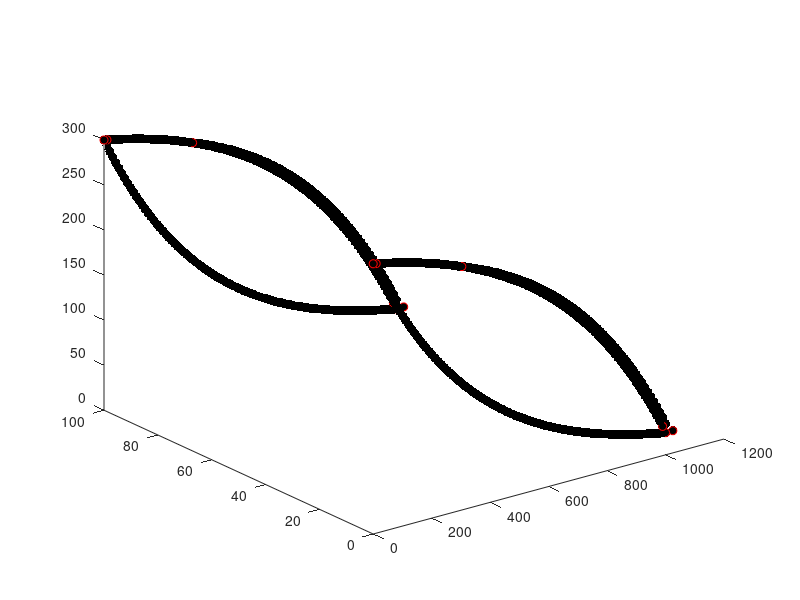

MATLAB code to generate this figure:
%% Here's how the node list is going to be set up:
%  . == basal nodes
%  o == surface nodes
% (xxx) == node # in node list 
%
%       o(2*b+s+1)____
%      /              ____
% (2*b+1)  .(b+1)         ---_____             
%    o____                         --------____   (2*b + 2*s)        
%  ./         ------_________                ----____o
%  1\____                    ___________________    / \. (2*b)
%        \__________                            ---o  /(2*b + s)
%                   -----------____________________\./ (b)
%
%%
clear;clf;
% first: what are you going to call this poly file?
str = 'lense3D_endeb.poly';

x_nodes = 100;                           % number nodes in X-dir
L = 1000;                                % length of domain in X-dir
x = linspace(0,L,x_nodes);               % X-dir


% simple testing:
% bas = zeros(length(x),1);
% srf = 100*ones(length(x),1);
% srf = srf(2:end-1);
% xsrf = x(2:end-1);

basal = 300*exp(-x/400);            % basal position function
a =  -28.3223;                      % ???
n_basal = 2.37e-03;                 % ???
c = 328.3223;                       % ???
surface = a*exp(n_basal*x)+c;       % surface position function
surface = surface(2:end-1);         % trimming the surface topo
x_surface = x(2:end-1);             % x corresponding to # surface pts.
%% dz determination

debris_start = 300;
debris_thickness = 10;
xmax = max(x);


xdebris = x(x > debris_start);
zdebris = [surface(x_surface > debris_start) basal(end)];

%find the slope of the debris thickness increase
m = debris_thickness/(xmax - debris_start);
dz = m*(xdebris-debris_start); %y = mx, equal to thickness of debris on top of surface

zdebris = zdebris + dz; 
debris_end = [debris_thickness+xmax, basal(end)]; %[x, z]

xdebris = [xdebris debris_end(1)+1.5*debris_thickness]; %Make it a bit extra thick at the base by adding 1.5* debris thickness to x value
zdebris = [zdebris debris_end(2)];

glacier_width = 100;                        % width between Y0 / Y1 faces

n_basal = length(basal);        %num basal nodes
n_surface = length(surface);    %num surface nodes
n_debris = length(xdebris);

% useful corner nodes:

b1 = 1;
b2 = n_basal;
b3 = n_basal+1;
b4 = 2*n_basal;

s1 = 2*n_basal + 1;
s2 = 2*n_basal + n_surface;
s3 = 2*n_basal + n_surface + 1;
s4 = 2*n_basal + 2*n_surface;

d1 = 2*n_basal + 2*n_surface + 1;
d2 = 2*n_basal + 2*n_surface + n_debris;
d3 = 2*n_basal + 2*n_surface + n_debris + 1;
d4 = 2*n_basal + 2*n_surface + 2*n_debris;

ds1 = 2*n_basal + n_surface - n_debris + 3;
ds2 = 2*n_basal + 2*n_surface - n_debris + 3;

corners = [b1 b2 b3 b4 s1 s2 s3 s4 d1 d2 d3 d4 ds1 ds2];

%% ---------------------------- NODES ----------------------------------%%
nodes = NaN*ones(n_basal+n_basal+n_surface+n_surface+2*length(zdebris), 4);       % empty node matrix to be filled in

% BASAL nodes: ------------------------------------------------------------
% front side (step one, 1 to b):
for i = 1 : n_basal
    ii = i;
    nodes(i,1) = i;                 % this is the node number
    nodes(i,2) = x(ii);             % x
    nodes(i,3) = glacier_width;     % y, front face
    nodes(i,4) = basal(ii);         % z, basal
end;
% back side: (note the loop counter) (step two, b+1 to 2b)
for i = (n_basal+1) : (2*n_basal)
    ii = i-n_basal;
    nodes(i,1) = i;                 % this is the node number
    nodes(i,2) = x(ii);             % x
    nodes(i,3) = 0;                 % y, back face
    nodes(i,4) = basal(ii);           % z, basal
end;

% SURFACE nodes: ----------------------------------------------------------
% front side: (step 4, 2b+1 to 2b+s)
for i = (2*n_basal) + 1 : (2*n_basal) + n_surface
    ii = i-2*n_basal;
    nodes(i,1) = i;                 % this is the node number
    nodes(i,2) = x_surface(ii);          % x
    nodes(i,3) = glacier_width;                 % y, back face
    nodes(i,4) = surface(ii);           % z, surface
end;
% back side (bounds of loop are written this way for clarity): (step 5,
% 2b+s+1 to 2b+2s)
for i = (2*n_basal + n_surface) + 1 : (2*n_basal + 2*n_surface)
    ii = i-(2*n_basal)-n_surface;
    nodes(i,1) = i;                 % this is the node number
    nodes(i,2) = x_surface(ii);          % x
    nodes(i,3) = 0;                 % y, back face
    nodes(i,4) = surface(ii);           % z, surface
end;

% DEBRIS nodes: ----------------------------------------------------------
% front side:
for i = (2*n_basal + 2*n_surface) + 1 : (2*n_basal + 2*n_surface) + n_debris
    ii = i-2*n_basal-2*n_surface;               %incrementing through this section only
    nodes(i,1) = i;                 % this is the node number
    nodes(i,2) = xdebris(ii);     % x location of this node
    nodes(i,3) = glacier_width;     % y set to glacier width for all nodes
    nodes(i,4) = zdebris(ii);       % z, surface (I think this should be debris surface)
end;
% back side (bounds of loop are written this way for clarity):
for i = (2*n_basal + 2*n_surface + n_debris) + 1 : (2*n_basal + 2*n_surface) + 2*n_debris
    ii = i-(2*n_basal)-2*n_surface-n_debris; % incrementing through this section only
    nodes(i,1) = i;                 % this is the node number
    nodes(i,2) = xdebris(ii);     % x
    nodes(i,3) = 0;                 % y, back face
    nodes(i,4) = zdebris(ii);       % z, surface
end;

% PLOT for sanity check:
plot3(nodes(:,2)  ,nodes(:,3)  ,nodes(:,4),'k.', 'MarkerSize', 20); hold on;
plot3(nodes(corners,2)  ,nodes(corners,3)  ,nodes(corners,4),'ro'); hold on;

%% ---------------------------- FACETS ---------------------------------%%

% Z0 (basal) --------------------------------------------------------------
% z0 face first: you will have (b-1) quadrilateral faces
z0header = NaN*ones(n_basal-1,3); % 3 numbers make up a header
z0facets = NaN*ones(n_basal-1,5); % 1 number saying the number of nodes we'll have
                            % and 4 nodes comprising the actual facet
flag = 16;                  % Z0 flag;
                

for f = 1 : n_basal-1
                             % Here's what the header means:
    z0header(f,1) = 1;       % "1 facet follows this header"
    z0header(f,2) = 0;       % "with 0 attributes"?
    z0header(f,3) = flag;    % "and this (Z0 = 16) flag"

    z0facets(f,1) = 4;      % # of points to follow (4, it's a quadrilateral)
                            % "listed in this order" (follows right-hand
                            % rule, normal vector OUTWARD):
    z0facets(f,2) = f+1;             %   b+f----b+f+1
    z0facets(f,3) = f;               %   |   Z0   |
    z0facets(f,4) = f+n_basal;       %   |        |
    z0facets(f,5) = f+1+n_basal;     %   f------f+1
end;

% Z1 ice (surface) ------------------------------------------------------------
% z1 face next: you will have (s-1) + 1 (left side) + 1 (right side) quadrilateral faces
z1header = NaN*ones(1 + n_surface-1 + 1 ,3); % 3 numbers make up a header
z1facets = NaN*ones(1 + n_surface-1 + 1 ,4); % 1 number saying the number of nodes we'll have
                            % and 4 nodes comprising the actual facet
flag = 32;                  % Z1 flag;

% start w/ left side
z1header(1,1) = 1;
z1header(1,2) = 0;
z1header(1,3) = flag;

z1facets(1,1) = 4;                          %  (b+1)     (2b+s+1)
z1facets(1,2) = 1;                            %  ._________o
z1facets(1,3) = 2*n_basal + 1;                %  |         |
z1facets(1,4) = 2*n_basal + n_surface + 1;    %  |(1)      |
z1facets(1,5) = n_basal + 1;                  %  ._________o (2b+1)

counter = 2; % start after the first facet listed above

% loop over surface
for f = (2*n_basal + 1) : (2*n_basal + n_surface) - 1
    
                             % Here's what the header means:
    z1header(counter,1) = 1;       % "1 facet follows this header"
    z1header(counter,2) = 0;       % "with 0 attributes"?
    if (f >= ds1)
        flag = 0;
    end
    z1header(counter,3) = flag;    % "and this (Z0 = 16) flag"


    z1facets(counter,1) = 4;      % # of points to follow 
                            % "listed in this order" (follows right-hand
                            % rule, normal vector OUTWARD):
    z1facets(counter,2) = f;                %   f+s----f+s+1
    z1facets(counter,3) = f+1;              %   |        |
    z1facets(counter,4) = f+n_surface+1;    %   |        |
    z1facets(counter,5) = f+n_surface;      %   f------f+1
    
    counter = counter + 1;
end;

% end w/ right side
z1header(end,1) = 1;
z1header(end,2) = 0;
z1header(end,3) = 0;

z1facets(end,1) = 4;                            %  (2b+2s)   (2b)
z1facets(end,2) = n_basal;                      %  o_________.
z1facets(end,3) = 2*n_basal;                    %  |         |
z1facets(end,4) = 2*n_basal + 2*n_surface;      %  |(2b+s)   |
z1facets(end,5) = 2*n_basal + n_surface;        %  o_________. (b)

% Z1 debris (surface) ------------------------------------------------------------
% z1 face next: you will have (s-1) + 1 (left side) + 1 (right side) quadrilateral faces
z1debris_header = NaN*ones(1 + n_debris  ,3); % 3 numbers make up a header
z1debris_facets = NaN*ones(1 + n_debris  ,4); % 1 number saying the number of nodes we'll have
                            % and 4 nodes comprising the actual facet
flag = 32;                  % Z1 flag;

% start w/ left side
z1debris_header(1,1) = 1;
z1debris_header(1,2) = 0;
z1debris_header(1,3) = flag;

z1debris_facets(1,1) = 4;                          
z1debris_facets(1,2) = ds1-1;                         
z1debris_facets(1,3) = d1;                
z1debris_facets(1,4) = d3;   
z1debris_facets(1,5) = ds2-1;                 

counter = 2; % start after the first facet listed above

% loop over surface
for f = d1 : d2 - 1
    
                             % Here's what the header means:
    z1debris_header(counter,1) = 1;       % "1 facet follows this header"
    z1debris_header(counter,2) = 0;       % "with 0 attributes"?
    z1debris_header(counter,3) = flag;    % "and this (Z0 = 32) flag"


    z1debris_facets(counter,1) = 4;      % # of points to follow 
                            % "listed in this order" (follows right-hand
                            % rule, normal vector OUTWARD):
    z1debris_facets(counter,2) = f;                %   f+s----f+s+1
    z1debris_facets(counter,3) = f+1;              %   |        |
    z1debris_facets(counter,4) = f+n_debris+1;     %   |        |
    z1debris_facets(counter,5) = f+n_debris;       %   f------f+1
    
    counter = counter + 1;
end;

% last facet tucks under, connecting last debris node to last basal ice
% mode
flag = 16;
z1debris_header(end,1) = 1;
z1debris_header(end,2) = 0;
z1debris_header(end,3) = flag;

z1debris_facets(end,1) = 4;                          
z1debris_facets(end,2) = d4;                         
z1debris_facets(end,3) = d2;                
z1debris_facets(end,4) = b2;   
z1debris_facets(end,5) = b4;

% Y0 (front side) ---------------------------------------------------------
% on the front side you'll have (s-1) quadrilateral elements and (2)
% triangular elements (on the left and right sides -- deal w/ those last)
y0header = NaN*ones(n_surface-1,3); % 3 numbers make up a header
y0facets = NaN*ones(n_surface-1,5); % 1 number saying the number of nodes we'll have
                            % and 4 nodes comprising the actual facet
flag = 4;                   % Y0 flag;


% this is a really important array: 
%   the 1st column are front basal node numbers excluding the ends
%   the 2nd column are front surface node numbers:
indices = [[2:n_basal-1]' [2*n_basal+1:2*n_basal+n_surface]']; % call it I in the pic below

for f = 1 : n_surface-1
    y0header(f,1) = 1;
    y0header(f,2) = 0;
    y0header(f,3) = flag;

    y0facets(f,1) = 4;                   %  I(f,2)   I(f+1,2)
    y0facets(f,2) = indices(f,1);        %  o_________o
    y0facets(f,3) = indices(f+1,1);      %  |         |
    y0facets(f,4) = indices(f+1,2);      %  |I(f,1)   |
    y0facets(f,5) = indices(f,2);        %  ._________. I(f+1,1)
end

% Y1 (back side) ;) -------------------------------------------------------
% on the back side you'll have (s-1) quadrilateral elements and (2)
% triangular elements (on the left and right sides -- deal w/ those last)
y1header = NaN*ones(n_surface-1,3); % 3 numbers make up a header
y1facets = NaN*ones(n_surface-1,5); % 1 number saying the number of nodes we'll have
                            % and 4 nodes comprising the actual facet
flag = 8;                   % Y1 flag;


% this is a really important array: 
%   the 1st column are front basal node numbers excluding the ends
%   the 2nd column are front surface node numbers: (should maybe say "back"
%   not "front"?
indices = [[n_basal+2:n_basal+n_basal-1]' [2*n_basal+n_surface+1:2*n_basal+2*n_surface]']; % call it I in the pic below

for f = 1 : n_surface-1
    y1header(f,1) = 1;
    y1header(f,2) = 0;
    y1header(f,3) = flag;               % Note that outward normal is INTO
                                        % page for this order:
    y1facets(f,1) = 4;                  %  I(f,2)   I(f+1,2)
    y1facets(f,2) = indices(f+1,1);     %  o_________o
    y1facets(f,3) = indices(f,1);       %  |         |
    y1facets(f,4) = indices(f,2);       %  |I(f,1)   |
    y1facets(f,5) = indices(f+1,2);     %  ._________. I(f+1,1)
end

% Y0 / Y1 TRIANGULAR FACETS ON LEFT AND RIGHT SIDE ------------------------
% there are 4 of these

yTRIhead = NaN*ones(4,3);
yTRIface = NaN*ones(4,4); % now we have 3 pts defining a facet, so 4 cols

% Y0 (front) triangles
flag = 4;

% left:
yTRIhead(1,:) = [1 0 flag];
yTRIface(1,:) = [3      1       2       (2*n_basal+1)];    
% right:
yTRIhead(2,:) = [1 0 flag];
yTRIface(2,:) = [3      (n_basal-1)   n_basal       (2*n_basal+n_surface)];      

% Y1 (back) triangles 
flag = 8;

% left:
yTRIhead(3,:) = [1 0 flag];
yTRIface(3,:) = [3      (n_basal+2)   (n_basal+1)   (2*n_basal+n_surface+1)];    
% right:
yTRIhead(4,:) = [1 0 flag];
yTRIface(4,:) = [3      (2*n_basal)   (2*n_basal-1) (2*n_basal+2*n_surface)];

%% DEBRIS FACETS left / right side -----------------------------------------
% Y0D (front debris side) -------------------------------------------------
% on the front side you'll have (d-1) quadrilateral elements and (2)
% triangular elements (on the left and right sides -- deal w/ those last)
flag = 4;                   % Y0 flag;

% this is a really important array: 
%   the 1st column are front surface nodes excluding those before the
%   debris and at the ends
%   the 2nd column are the debris surface nodes excluding the start and the
%   end?
surf_indices = [(ds1:s2) b2]; %+1 for indexing, +1 to skip the first
debris_indices = [d1:d2-1]; %+1 for indexing, +1 to skip the first 

indices = [surf_indices' debris_indices']; % call it I in the pic below

%preallocate
y0header_debris = NaN*ones(length(indices)-1,3);
y0facets_debris = NaN*ones(length(indices)-1,5);

% Debris Y0
for f = 1 : length(indices)-1
    y0header_debris(f,1) = 1;
    y0header_debris(f,2) = 0;
    y0header_debris(f,3) = flag;

    y0facets_debris(f,1) = 4;                   %  I(f,2)   I(f+1,2)
    y0facets_debris(f,2) = indices(f,1);        %  o_________o
    y0facets_debris(f,3) = indices(f,2);      %  |         |
    y0facets_debris(f,4) = indices(f+1,2);      %  |I(f,1)   |
    y0facets_debris(f,5) = indices(f+1,1);        %  ._________. I(f+1,1)
end


% Y1D (back debris side) -------------------------------------------------
% on the front side you'll have (d-1) quadrilateral elements and (2)
% triangular elements (on the left and right sides -- deal w/ those last)
flag = 8;                   % Y1 flag;


% this is a really important array: 
%   the 1st column are front surface nodes excluding those before the
%   debris and at the ends
%   the 2nd column are the debris surface nodes excluding the start and the
%   end?

surf_indices = [(ds2:s4) b4];
debris_indices = [d3:d4-1];

indices = [surf_indices' debris_indices']; % call it I in the pic below

%preallocate
y1header_debris = zeros(length(indices)-1,3);
y1facets_debris = zeros(length(indices)-1,5);

% Debris Y0
for f = 1 : length(indices)-1
    y1header_debris(f,1) = 1;
    y1header_debris(f,2) = 0;
    y1header_debris(f,3) = flag;

    y1facets_debris(f,1) = 4;                   %  I(f,2)   I(f+1,2)
    y1facets_debris(f,2) = indices(f,1);        %  o_________o
    y1facets_debris(f,3) = indices(f+1,1);      %  |         |
    y1facets_debris(f,4) = indices(f+1,2);      %  |I(f,1)   |
    y1facets_debris(f,5) = indices(f,2);        %  ._________. I(f+1,1)
end

%% Figure out debris layer triangular facets

% Y0D / Y1D TRIANGULAR FACETS ON LEFT AND RIGHT SIDE ----------------------
% there are 4 of these

yTRIhead_debris = NaN*ones(4,3);
yTRIface_debris = NaN*ones(4,4); % now we have 3 pts defining a facet, so 4 cols

% Y0 (front) triangles
flag = 4;

% left:
yTRIhead_debris(1,:) = [1 0 flag];
yTRIface_debris(1,:) = [3 d1 ds1 ds1-1]; %not sure what the first numbers are here
% right:
yTRIhead_debris(2,:) = [1 0 flag];
yTRIface_debris(2,:) = [3 b2 d2-1 d2]; %what does the 3 mean

% Y1 (back) triangles 
flag = 8;

% left:
yTRIhead_debris(3,:) = [1 0 flag];
yTRIface_debris(3,:) = [3 d3 ds2-1 ds2];    
% right:
yTRIhead_debris(4,:) = [1 0 flag];
yTRIface_debris(4,:) = [3 d4 d4-1 b4];

%% BECAUSE C++ / TETGEN LIBRARY NUMBER EVERYTHING STARTING FROM 0, WE 
%  SUBTRACT 1 EVERYWHERE.

% concatenate all the header / facet lists for QUADRILATERAL ELEMENTS:
header4 = [z0header;
          z1header;
          z1debris_header;
          y0header;
          y1header;
          y0header_debris;
          y1header_debris];

facets4 = [z0facets;
          z1facets;
          z1debris_facets;
          y0facets;
          y1facets;
          y0facets_debris;
          y1facets_debris];

tri_facets = [yTRIface;
              yTRIface_debris];
          
tri_headers = [yTRIhead;
               yTRIhead_debris];

      
% now subtract 1 from the node list:
nodes(:,1) = nodes(:,1) - 1;
% now subtract 1 from the facets4 and yTRIface and yTRIface_debris lists:
facets4 (:,2:5) = facets4 (:,2:5) - 1;
tri_facets(:,2:4) = tri_facets(:,2:4) - 1;


%% NOW WE WRITE TO FILE
format short g
fid = fopen(str,'w');

% node header:
fmt    = '%d %d %d %d\n';
header = [length(nodes) 3   0   0];
fprintf(fid, fmt, header);

% write nodes:
fmt    = '%d %f %f %f\n';
for n = 1:length(nodes)
    fprintf(fid, fmt, nodes(n,:));
end;

% facet header:
n_facets = length(header4) + length(tri_headers); %why are we counting facets by headers
header = [n_facets 1];
fmt    = '%d %d\n';
fprintf(fid, fmt, header);

% write quadrilateral facets 
% (alternate header and facet row by row)
n_quads = length(header4);
fmthead  = '%d %d %d\n';
fmtfacet = '%d %d %d %d %d\n';
for n = 1:n_quads
    fprintf(fid, fmthead , header4(n,:));
    fprintf(fid, fmtfacet, facets4(n,:));
end;

% same for triangular elements:
n_tris = length(tri_headers);
fmtfacet = '%d %d %d %d\n';
for n = 1:n_tris
    fprintf(fid, fmthead , tri_headers(n,:));
    fprintf(fid, fmtfacet, tri_facets(n,:));
end;

% our mesh has 0 holes:
fprintf(fid, '%d\n', 0);

% number of regions?
REGIONS = 2; % ICE --- ROCK --- ICE
fprintf(fid, '%d\n', REGIONS);

% region description:
%         [region #     x0        y0                z0      nmat    maximum elem. size]
regions = [0            mean(x)   glacier_width/2   100     0           1e9;
           1            mean(x)   glacier_width/2   240     1           1e9];

fmt = '%d %f %f %f %d %f\n';
for n = 1:REGIONS
    fprintf(fid,fmt,regions(n,:));
end;
fclose(fid);
      












































